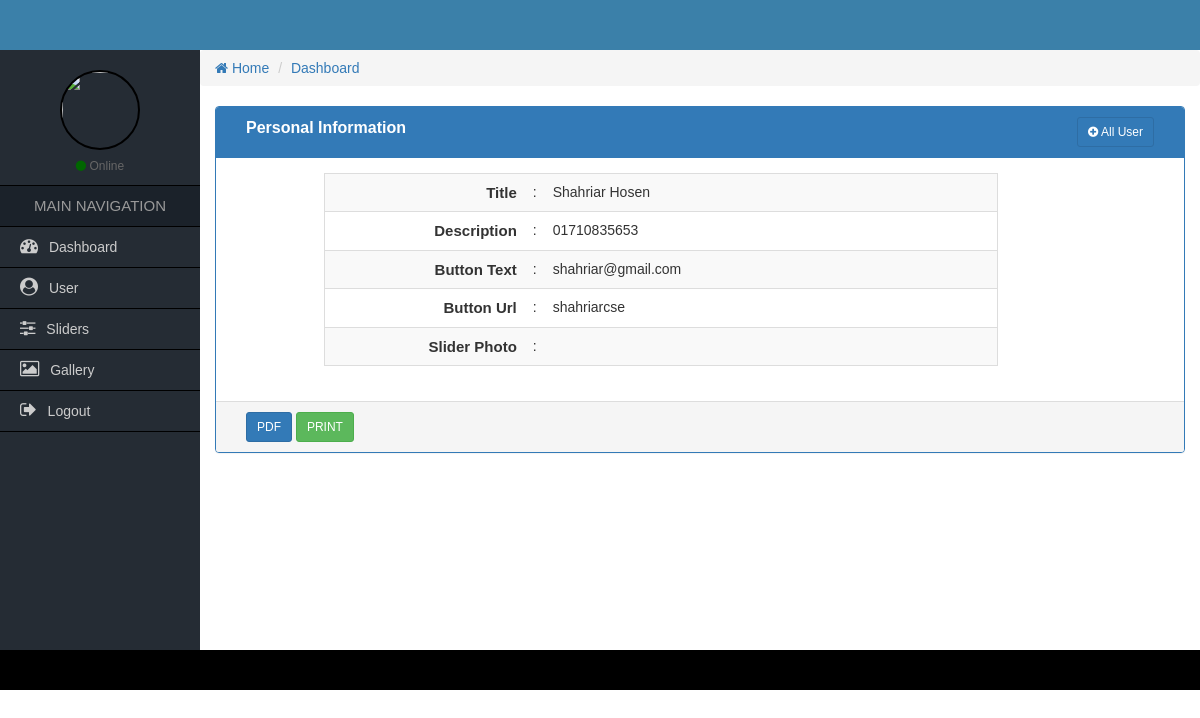
/admin/view-sliders.php?viewId=1, run on an earlier commit of the app's database.
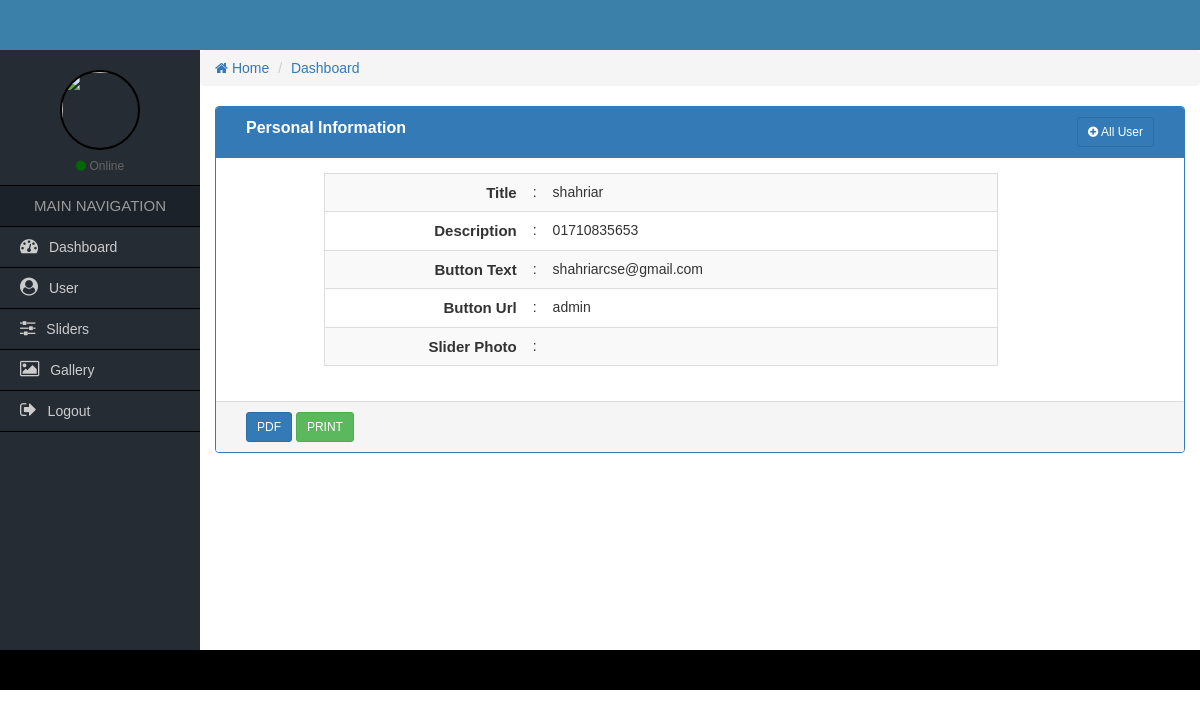
And on a later commit of the database.
### tables this page shows
CREATE TABLE `tbl_user` (
  `id` int(11) NOT NULL,
  `name` varchar(50) NOT NULL,
  `phone` varchar(25) NOT NULL,
  `email` varchar(50) NOT NULL,
  `username` varchar(50) NOT NULL,
  `password` varchar(50) NOT NULL,
  `role_id` int(11) NOT NULL,
  `image` varchar(255) NOT NULL
);

### admin/view-sliders.php (the view, shortened to what this page needs)
<?php
    require_once('functions/admin-functions.php');
    $id = $_REQUEST['viewId'];
?>
<div class="col-md-12">
    <div class="panel panel-primary">
        <div class="panel-heading">
            <div class="col-md-9 heading_title">
                Personal Information
             </div>
             <div class="col-md-3 text-right">
                <a href="all-user.php" class="btn btn-sm btn btn-primary"><i class="fa fa-plus-circle"></i> All User</a>
            </div>
            <div class="clearfix"></div>
        </div>
      <div class="panel-body">
          <div class="col-md-1">
          </div>
          <div class="col-md-9">
            <table class="table table-hover table-striped table-responsive view_table_cus">
                <?php
                      $query = "SELECT * FROM tbl_user NATURAL JOIN tbl_user_role WHERE id='$id' ";
                      $sqlQuery = mysqli_query($dbconnect, $query);
                      $row = mysqli_fetch_array($sqlQuery);
                 ?>
                <tr>
                    <td>Title</td>
                    <td>:</td>
                    <td><?php echo $row['name']; ?></td>
                </tr>
                <tr>
                    <td>Description</td>
                    <td>:</td>
                    <td><?php echo $row['phone']; ?></td>
                </tr>
                <tr>
                    <td>Button Text</td>
                    <td>:</td>
                    <td><?php echo $row['email']; ?></td>
                </tr>
                <tr>
                    <td>Button Url</td>
                    <td>:</td>
                    <td><?php echo $row['username']; ?></td>
                </tr>
                <tr>
                    <td>Slider Photo</td>
                    <td>:</td>
                    <td><img class="userPhoto" src="uploads/<?php echo $row['image']; ?>" width="100" alt=""></td>
                </tr>
            </table>
          </div>
          <div class="col-md-2">
          </div>
      </div>
      <div class="panel-footer">
        <div class="col-md-4">
            <a href="#" class="btn btn-sm btn-primary">PDF</a>
            <a href="#" class="btn btn-sm btn-success">PRINT</a>
        </div>
        <div class="col-md-4">
        </div>
        <div class="col-md-4 text-right">
        </div>
        <div class="clearfix"></div>
      </div>
    </div>
</div>

What changed in the data, as far as the page shows it:
changed tbl_user: name "Shahriar Hosen" → "shahriar"; email "shahriar@gmail.com" → "shahriarcse@gmail.com"; username "shahriarcse" → "admin"
